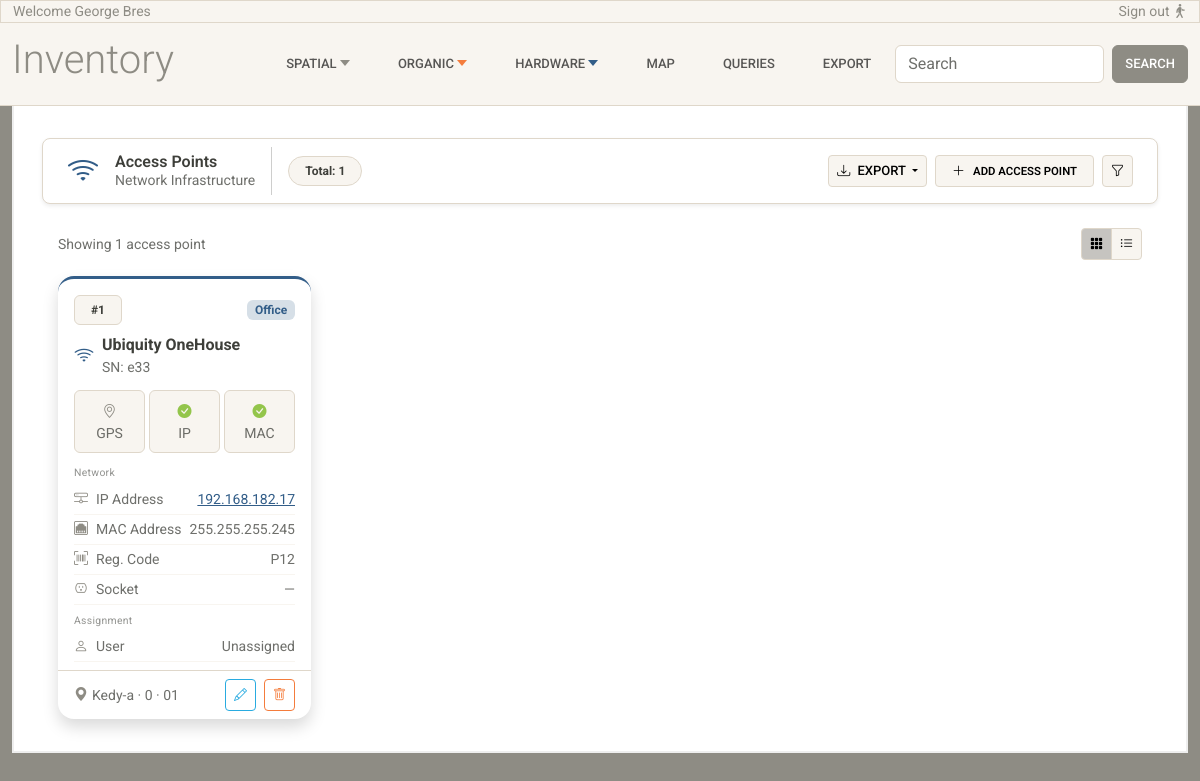
The app's page /access-points/, older data.
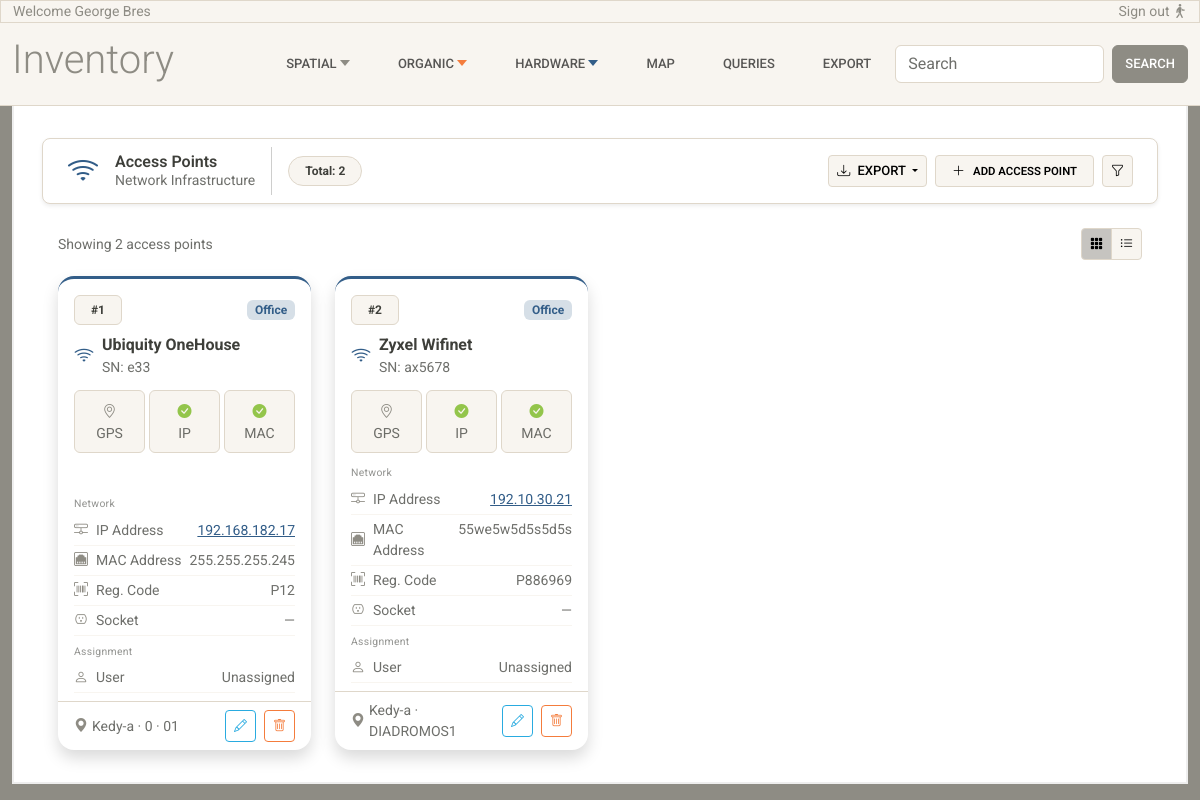
The same page, newer data.
### inventory/models.py (models this page shows, shortened)
class Device(LifeCycle):
    USAGE_TYPE_CHOICES = [
        ("office", "Office"),
        ("laboratory", "Laboratory"),
        ("warehouse", "Warehouse"),
    ]
    brand = models.CharField(max_length=100)
    model = models.CharField(max_length=100, blank=True, null=True)
    serial = models.CharField(max_length=100, unique=True)
    registration_code = models.CharField(
        max_length=100,
        unique=True,
        blank=True,
        null=True
    )
    ip_address = models.CharField(max_length=100, blank=True, null=True, unique=True)
    mac_address = models.CharField(max_length=50, blank=True, null=True, unique=True)
    usage_type = models.CharField(max_length=20, choices=USAGE_TYPE_CHOICES)
    space = models.ForeignKey(
        Space,
        null=True,
        blank=True,
        on_delete=models.RESTRICT,
        related_name="devices",
        help_text="Space where this device is located (για κανονικά γραφεία/δωμάτια)"
    )
    common_area = models.ForeignKey(
        "CommonArea",
        null=True,
        blank=True,
        on_delete=models.RESTRICT,
        related_name="devices",
        help_text="Common area where this device is located (για διαδρόμους/κοινόχρηστους χώρους)"
    )
    socket = models.ForeignKey(
        Socket,
        null=True,
        blank=True,
        on_delete=models.SET_NULL,
        related_name="devices",
        help_text="Socket this device is plugged into (optional)"
    )
    class Meta:
        verbose_name = "Device"
        verbose_name_plural = "Devices"

class AccessPoint(Device):
    device_label = "Access Point"
    gps_lat = models.FloatField(null=True, blank=True)
    gps_lon = models.FloatField(null=True, blank=True)

class LifeCycle(models.Model):
    is_active = models.BooleanField(default=True)
    valid_from = models.DateField(default=timezone.now)
    valid_to = models.DateField(null=True, blank=True)
    class Meta:
        abstract = True

class Device(LifeCycle):
    USAGE_TYPE_CHOICES = [
        ("office", "Office"),
        ("laboratory", "Laboratory"),
        ("warehouse", "Warehouse"),
    ]
    brand = models.CharField(max_length=100)
    model = models.CharField(max_length=100, blank=True, null=True)
    serial = models.CharField(max_length=100, unique=True)
    registration_code = models.CharField(
        max_length=100,
        unique=True,
        blank=True,
        null=True
    )
    ip_address = models.CharField(max_length=100, blank=True, null=True, unique=True)
    mac_address = models.CharField(max_length=50, blank=True, null=True, unique=True)
    usage_type = models.CharField(max_length=20, choices=USAGE_TYPE_CHOICES)
    space = models.ForeignKey(
        Space,
        null=True,
        blank=True,
        on_delete=models.RESTRICT,
        related_name="devices",
        help_text="Space where this device is located (για κανονικά γραφεία/δωμάτια)"
    )
    common_area = models.ForeignKey(
        "CommonArea",
        null=True,
        blank=True,
        on_delete=models.RESTRICT,
        related_name="devices",
        help_text="Common area where this device is located (για διαδρόμους/κοινόχρηστους χώρους)"
    )
    socket = models.ForeignKey(
        Socket,
        null=True,
        blank=True,
        on_delete=models.SET_NULL,
        related_name="devices",
        help_text="Socket this device is plugged into (optional)"
    )
    class Meta:
        verbose_name = "Device"
        verbose_name_plural = "Devices"

class Space(LifeCycle):
    room = models.ForeignKey(
        Room,
        on_delete=models.RESTRICT,
        related_name="spaces"
    )
    name = models.CharField(max_length=100)
    position_index = models.PositiveIntegerField()
    objects = SpaceManager()
    class Meta:
        ordering = ["position_index"]
        unique_together = (
            ("room", "position_index"),
        )
        constraints = [
            models.UniqueConstraint(
                Lower("name"), "room",
                name="unique_space_name_per_room_ci"
            )
        ]
    @property
    def floor(self):
        return self.room.floor
    @property
    def building(self):
        return self.room.floor.building

class Room(LifeCycle):
    floor = models.ForeignKey(
        Floor,
        on_delete=models.RESTRICT,
        related_name="rooms"
    )
    room_code = models.CharField(max_length=50)
    objects = RoomManager()
    class Meta:
        unique_together = ("floor", "room_code")

class Floor(LifeCycle):
    building = models.ForeignKey(
        Building,
        on_delete=models.RESTRICT,
        related_name="floors"
    )
    floor_number = models.IntegerField()
    class Meta:
        unique_together = ("building", "floor_number")
        constraints = [
            models.CheckConstraint(
                condition=models.Q(floor_number__gte=-2),
                name="floor_number_min_minus_2",
                violation_error_message="Ο αριθμός ορόφου δεν μπορεί να είναι μικρότερος του -2."
            )
        ]

class Building(LifeCycle):
    area = models.ForeignKey(
        Area,
        on_delete=models.RESTRICT,
        related_name="buildings"
    )
    name = models.CharField(max_length=150)
    address = models.CharField(max_length=250, blank=True, null=True)

class CommonArea(LifeCycle):
    AREA_TYPE_CHOICES = [
        ("corridor",    "Corridor"),
        ("lobby",       "Lobby"),
        ("server_room", "Server Room"),
        ("other",       "Other"),
    ]
    floor = models.ForeignKey(
        Floor,
        on_delete=models.RESTRICT,
        related_name="common_areas"
    )
    name = models.CharField(max_length=150)
    area_type = models.CharField(
        max_length=20,
        choices=AREA_TYPE_CHOICES,
        default="corridor"
    )
    class Meta:
        unique_together = ("floor", "name")

### inventory/views.py (the view)
# urls.py: path('access-points/', views.access_points_list, name='access-points-list'),
def access_points_list(request):
    accesspoints = AccessPoint.objects.select_related('space__room__floor__building__area__city').prefetch_related(
        'device_ptr__assignments__user',
    )
    return render(request, 'inventory/access-points-list.html', {'accesspoints':accesspoints})

### inventory/templates/inventory/access-points-list.html (shortened to what the changed rows need)
{% extends 'inventory/base.html' %}
{% load static %}
{% block content %}
<div class="container-fluid">
  <nav class="navbar bg-white border shadow-sm sticky-top px-4 mb-4 rounded-3 z-1">
    <div class="d-flex align-items-center gap-3">
      <div class="d-flex align-items-center gap-2">
        <span class="badge bg-light text-dark border rounded-5 px-3 py-2">Total: {{ accesspoints|length }}</span>
      </div>
    </div>
  </nav>
  <div class="d-flex justify-content-between align-items-center px-3 mb-3">
    <span class="text-muted small">Showing {{ accesspoints|length }} access point{{ accesspoints|length|pluralize }}</span>
    <div class="btn-group btn-group-sm">
      <button class="btn btn-light border active"><i class="bi bi-grid-3x3-gap-fill"></i></button>
      <button class="btn btn-light border"><i class="bi bi-list-ul"></i></button>
    </div>
  </div>
  <div class="px-3">
    <div class="row g-4" data-masonry='{"percentPosition": true, "horizontalOrder": true}'>
      {% for accesspoint in accesspoints %}
      <div class="col-12 col-sm-6 col-md-4 col-lg-3">
        <div class="card h-100 shadow rounded-4 overflow-hidden card-hover border-top border-3
          {% if accesspoint.usage_type == 'office' %}
            border-primary
          {% elif accesspoint.usage_type == 'laboratory' %}
            border-success
          {% else %}
            border-secondary
          {% endif %} border-0">
          <div class="card-header bg-transparent border-0 pt-3 pb-1 px-3">
            <div class="d-flex justify-content-between align-items-center mb-2">
              <span class="badge bg-light text-dark border rounded-2 px-3 py-2">#{{ forloop.counter|stringformat:"d" }}</span>
              {% if accesspoint.usage_type == "office" %}
              <span class="badge bg-primary-subtle text-primary">{{ accesspoint.usage_type|title }}</span>
              {% elif accesspoint.usage_type == "laboratory" %}
              <span class="badge bg-success-subtle text-success">{{ accesspoint.usage_type|title }}</span>
              {% else %}
              <span class="badge bg-secondary-subtle text-secondary">{{ accesspoint.usage_type|title }}</span>
              {% endif %}
            </div>
            <div class="d-flex align-items-center gap-2">
              <i class="bi bi-wifi text-primary fs-5"></i>
              <div>
                <span class="fw-bold text-dark">{{ accesspoint.brand|capfirst }} {{ accesspoint.model|capfirst }}</span>
                <span class="text-muted small d-block">SN: {{ accesspoint.serial }}</span>
              </div>
            </div>
          </div>
          <div class="card-body pt-2 pb-2 px-3">
            <div class="row g-1">
              <div class="col-4">
                <div class="bg-light border rounded p-2 text-center">
                  {% if accesspoint.gps_lat and accesspoint.gps_lon %}
                  <i class="bi bi-geo-alt-fill text-success small"></i>
                  {% else %}
                  <i class="bi bi-geo-alt text-secondary small"></i>
                  {% endif %}
                  <span class="text-muted small d-block">GPS</span>
                </div>
              </div>
              <div class="col-4">
                <div class="bg-light border rounded p-2 text-center">
                  {% if accesspoint.ip_address %}
                  <i class="bi bi-check-circle-fill text-success small"></i>
                  {% else %}
                  <i class="bi bi-x-circle-fill text-secondary small"></i>
                  {% endif %}
                  <span class="text-muted small d-block">IP</span>
                </div>
              </div>
              <div class="col-4">
                <div class="bg-light border rounded p-2 text-center">
                  {% if accesspoint.mac_address %}
                  <i class="bi bi-check-circle-fill text-success small"></i>
                  {% else %}
                  <i class="bi bi-x-circle-fill text-secondary small"></i>
                  {% endif %}
                  <span class="text-muted small d-block">MAC</span>
                </div>
              </div>
            </div>
          </div>
          <div class="px-3 pt-1 pb-2">
            <span class="text-muted opacity-75 section-label d-block mb-1">Network</span>
            <div class="d-flex align-items-center gap-2 py-1 border-bottom border-light">
              <i class="bi bi-hdd-network text-secondary small"></i>
              <div class="d-flex justify-content-between w-100">
                <span class="text-muted small">IP Address</span>
                {% if accesspoint.ip_address %}
                <a href="http://{{ accesspoint.ip_address }}" target="_blank" class="small text-primary">{{ accesspoint.ip_address }}</a>
                {% else %}
                <span class="text-muted small">—</span>
                {% endif %}
              </div>
            </div>
            <div class="d-flex align-items-center gap-2 py-1 border-bottom border-light">
              <i class="bi bi-ethernet text-secondary small"></i>
              <div class="d-flex justify-content-between w-100">
                <span class="text-muted small">MAC Address</span>
                <span class="text-muted small">{{ accesspoint.mac_address|default:"—" }}</span>
              </div>
            </div>
            <div class="d-flex align-items-center gap-2 py-1 border-bottom border-light">
              <i class="bi bi-upc-scan text-secondary small"></i>
              <div class="d-flex justify-content-between w-100">
                <span class="text-muted small">Reg. Code</span>
                <span class="text-muted small">{{ accesspoint.registration_code|default:"—" }}</span>
              </div>
            </div>
            <div class="d-flex align-items-center gap-2 py-1 border-bottom border-light">
              <i class="bi bi-outlet text-secondary small"></i>
              <div class="d-flex justify-content-between w-100">
                <span class="text-muted small">Socket</span>
                <span class="text-muted small">{{ accesspoint.socket|default:"—" }}</span>
              </div>
            </div>
            <span class="text-muted opacity-75 section-label d-block mb-1 mt-2">Assignment</span>
            <div class="d-flex align-items-center gap-2 py-1 border-bottom border-light">
              <i class="bi bi-person text-secondary small"></i>
              <div class="d-flex justify-content-between w-100">
                <span class="text-muted small">User</span>
                <span class="small">
                  {% with assignment=accesspoint.assignments.first %}
                    {% if assignment %}
                      <span class="text-dark">{{ assignment.user.name }} {{ assignment.user.surname }}</span>
                    {% else %}
                      <span class="text-muted fw-normal">Unassigned</span>
                    {% endif %}
                  {% endwith %}
                </span>
              </div>
            </div>
          </div>
          <div class="d-flex justify-content-between align-items-center px-3 py-2 border-top">
            <div class="d-flex align-items-center gap-1 small text-muted">
              <i class="bi bi-geo-alt-fill text-secondary"></i>
              {% if accesspoint.space %}
                {{ accesspoint.space.building.name|capfirst }} ·
                {{ accesspoint.space.floor.floor_number }} ·
                {{ accesspoint.space.room.room_code }}
              {% elif accesspoint.common_area %}
                {{ accesspoint.common_area.floor.building.name|capfirst }} ·
                {{ accesspoint.common_area.name }}
              {% endif %}
            </div>
            <div class="d-flex gap-2">
              <button class="btn btn-sm btn-outline-info border-1"><i class="bi bi-pencil"></i></button>
              <button class="btn btn-sm btn-outline-warning border-1"><i class="bi bi-trash"></i></button>
            </div>
          </div>
        </div>
      </div>
      {% endfor %}
    </div>
  </div>
</div>
{% endblock %}

Row changes from the older to the newer data that the page shows:
added AccessPoint: usage_type "Office", brand "Zyxel", model "Wifinet", serial "ax5678", ip_address "192.10.30.21", mac_address "55we5w5d5s5d5s", registration_code "P886969", socket "—", common_area.floor.building.name "Kedy-a", common_area.name "DIADROMOS1"
Text that changed along with them:
{{ accesspoints|length }}: "1" → "2"
